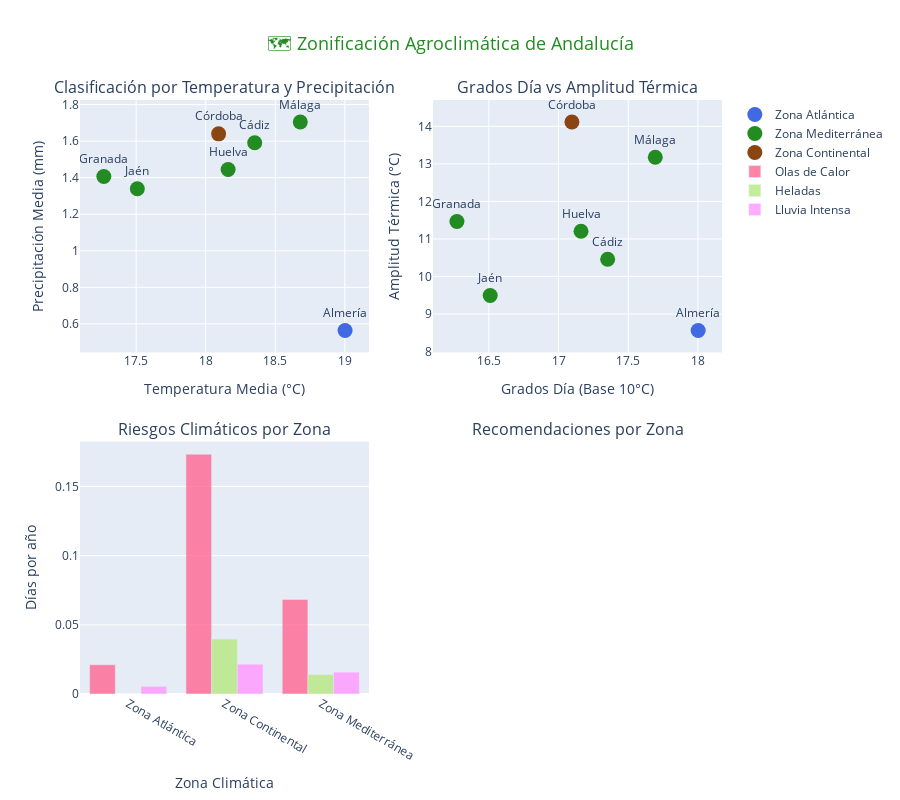

This figure's notebook cell:
### Markdown cell above
## 6. 🗺️ Zonificación Agroclimática de Andalucía

Clasificamos las zonas de Andalucía según su aptitud climática para diferentes tipos de agricultura.

### Code cell
### 6.1 Clasificación Agroclimática

print("🗺️ Realizando zonificación agroclimática de Andalucía...")

# Preparar datos para clustering
datos_clima_prov = andalucia_df.groupby('PROVINCIA').agg({
    'TEMP_MEDIA': 'mean',
    'TMAX': 'mean',
    'TMIN': 'mean',
    'PRCP': 'mean',
    'AMPLITUD_TERMICA': 'mean',
    'GDD_BASE10': 'mean',
    'EVENTO_OLA_CALOR': 'mean',
    'EVENTO_HELADA': 'mean',
    'EVENTO_LLUVIA_INTENSA': 'mean'
}).reset_index()

# Normalizar datos para clustering
scaler = StandardScaler()
features_clima = ['TEMP_MEDIA', 'PRCP', 'AMPLITUD_TERMICA', 'GDD_BASE10', 
                 'EVENTO_OLA_CALOR', 'EVENTO_HELADA']
datos_norm = scaler.fit_transform(datos_clima_prov[features_clima])

# Realizar clustering K-means
kmeans = KMeans(n_clusters=3, random_state=42)
datos_clima_prov['ZONA_CLIMATICA'] = kmeans.fit_predict(datos_norm)

# Definir nombres de zonas
zonas_nombres = {
    0: 'Zona Continental',
    1: 'Zona Mediterránea', 
    2: 'Zona Atlántica'
}

datos_clima_prov['ZONA_NOMBRE'] = datos_clima_prov['ZONA_CLIMATICA'].map(zonas_nombres)

# Crear visualización de zonificación
fig_zonas = make_subplots(
    rows=2, cols=2,
    subplot_titles=('Clasificación por Temperatura y Precipitación',
                   'Grados Día vs Amplitud Térmica',
                   'Riesgos Climáticos por Zona',
                   'Recomendaciones por Zona'),
    specs=[[{"type": "scatter"}, {"type": "scatter"}],
           [{"type": "bar"}, {"type": "table"}]],
    vertical_spacing=0.15,
    horizontal_spacing=0.1
)

# Colores por zona
colores_zonas = {
    'Zona Continental': '#8B4513',
    'Zona Mediterránea': '#228B22', 
    'Zona Atlántica': '#4169E1'
}

# 1. Temperatura vs Precipitación
for zona in datos_clima_prov['ZONA_NOMBRE'].unique():
    data_zona = datos_clima_prov[datos_clima_prov['ZONA_NOMBRE'] == zona]
    fig_zonas.add_trace(
        go.Scatter(x=data_zona['TEMP_MEDIA'], y=data_zona['PRCP'],
                  mode='markers+text',
                  marker=dict(size=15, color=colores_zonas[zona]),
                  text=data_zona['PROVINCIA'],
                  textposition="top center",
                  name=zona,
                  hovertemplate=f'{zona}<br>Provincia: %{{text}}<br>Temp: %{{x:.1f}}°C<br>Precipitación: %{{y:.1f}}mm<extra></extra>'),
        row=1, col=1
    )

# 2. GDD vs Amplitud Térmica
for zona in datos_clima_prov['ZONA_NOMBRE'].unique():
    data_zona = datos_clima_prov[datos_clima_prov['ZONA_NOMBRE'] == zona]
    fig_zonas.add_trace(
        go.Scatter(x=data_zona['GDD_BASE10'], y=data_zona['AMPLITUD_TERMICA'],
                  mode='markers+text',
                  marker=dict(size=15, color=colores_zonas[zona]),
                  text=data_zona['PROVINCIA'],
                  textposition="top center",
                  name=zona,
                  showlegend=False,
                  hovertemplate=f'{zona}<br>Provincia: %{{text}}<br>GDD: %{{x:.0f}}<br>Amplitud: %{{y:.1f}}°C<extra></extra>'),
        row=1, col=2
    )

# 3. Riesgos por zona
riesgos_zona = datos_clima_prov.groupby('ZONA_NOMBRE').agg({
    'EVENTO_OLA_CALOR': 'mean',
    'EVENTO_HELADA': 'mean',
    'EVENTO_LLUVIA_INTENSA': 'mean'
}).reset_index()

eventos = ['EVENTO_OLA_CALOR', 'EVENTO_HELADA', 'EVENTO_LLUVIA_INTENSA']
nombres_eventos = ['Olas de Calor', 'Heladas', 'Lluvia Intensa']

for i, evento in enumerate(eventos):
    fig_zonas.add_trace(
        go.Bar(x=riesgos_zona['ZONA_NOMBRE'], y=riesgos_zona[evento],
              name=nombres_eventos[i],
              opacity=0.8),
        row=2, col=1
    )

# 4. Tabla de recomendaciones (como texto)
recomendaciones = {
    'Zona Continental': 'Olivos, Almendros, Cereales de invierno',
    'Zona Mediterránea': 'Cítricos, Olivos, Hortalizas',
    'Zona Atlántica': 'Cereales, Girasol, Ganadería'
}

# Actualizar layout
fig_zonas.update_layout(
    title={
        'text': "🗺️ Zonificación Agroclimática de Andalucía",
        'x': 0.5,
        'font': {'size': 18, 'color': COLORS_ANDALUCIA['primary']}
    },
    height=800,
    showlegend=True
)

# Actualizar ejes
fig_zonas.update_xaxes(title_text="Temperatura Media (°C)", row=1, col=1)
fig_zonas.update_yaxes(title_text="Precipitación Media (mm)", row=1, col=1)
fig_zonas.update_xaxes(title_text="Grados Día (Base 10°C)", row=1, col=2)
fig_zonas.update_yaxes(title_text="Amplitud Térmica (°C)", row=1, col=2)
fig_zonas.update_xaxes(title_text="Zona Climática", row=2, col=1)
fig_zonas.update_yaxes(title_text="Días por año", row=2, col=1)

fig_zonas.show()

# Mostrar clasificación detallada
print("\n📋 Clasificación Agroclimática por Provincia:")
clasificacion_df = datos_clima_prov[['PROVINCIA', 'ZONA_NOMBRE', 'TEMP_MEDIA', 'PRCP', 
                                   'GDD_BASE10', 'EVENTO_OLA_CALOR', 'EVENTO_HELADA']].round(1)
clasificacion_df.columns = ['Provincia', 'Zona Climática', 'Temp Media (°C)', 
                           'Precipitación (mm)', 'GDD Base 10°C', 'Días Calor/año', 'Días Helada/año']
display(clasificacion_df)

# Recomendaciones por zona
print("\n🌱 Recomendaciones de Cultivos por Zona:")
for zona, cultivos in recomendaciones.items():
    provincias = datos_clima_prov[datos_clima_prov['ZONA_NOMBRE'] == zona]['PROVINCIA'].tolist()
    print(f"\n• {zona}:")
    print(f"  Provincias: {', '.join(provincias)}")
    print(f"  Cultivos recomendados: {cultivos}")
    
    # Características de la zona
    zona_data = datos_clima_prov[datos_clima_prov['ZONA_NOMBRE'] == zona]
    temp_media = zona_data['TEMP_MEDIA'].mean()
    prcp_media = zona_data['PRCP'].mean()
    riesgo_calor = zona_data['EVENTO_OLA_CALOR'].mean()
    riesgo_helada = zona_data['EVENTO_HELADA'].mean()
    
    print(f"  Características: Temp {temp_media:.1f}°C, Precipitación {prcp_media:.1f}mm")
    print(f"  Riesgos: {riesgo_calor:.0f} días calor/año, {riesgo_helada:.0f} días helada/año")

### Figure 1 — Plotly figure (JSON) as saved in the notebook; plotly's stock layout.template omitted (floating-point values rounded to 4 significant figures)
{"data": [{"hovertemplate": "Zona Atlántica<br>Provincia: %{text}<br>Temp: %{x:.1f}°C<br>Precipitación: %{y:.1f}mm<extra></extra>", "marker": {"color": "#4169E1", "size": 15}, "mode": "markers+text", "name": "Zona Atlántica", "text": ["Almería"], "textposition": "top center", "type": "scatter", "x": [19.0], "xaxis": "x", "y": [0.5639], "yaxis": "y"}, {"hovertemplate": "Zona Mediterránea<br>Provincia: %{text}<br>Temp: %{x:.1f}°C<br>Precipitación: %{y:.1f}mm<extra></extra>", "marker": {"color": "#228B22", "size": 15}, "mode": "markers+text", "name": "Zona Mediterránea", "text": ["Cádiz", "Granada", "Huelva", "Jaén", "Málaga"], "textposition": "top center", "type": "scatter", "x": [18.35, 17.27, 18.16, 17.51, 18.68], "xaxis": "x", "y": [1.591, 1.406, 1.445, 1.339, 1.705], "yaxis": "y"}, {"hovertemplate": "Zona Continental<br>Provincia: %{text}<br>Temp: %{x:.1f}°C<br>Precipitación: %{y:.1f}mm<extra></extra>", "marker": {"color": "#8B4513", "size": 15}, "mode": "markers+text", "name": "Zona Continental", "text": ["Córdoba"], "textposition": "top center", "type": "scatter", "x": [18.09], "xaxis": "x", "y": [1.64], "yaxis": "y"}, {"hovertemplate": "Zona Atlántica<br>Provincia: %{text}<br>GDD: %{x:.0f}<br>Amplitud: %{y:.1f}°C<extra></extra>", "marker": {"color": "#4169E1", "size": 15}, "mode": "markers+text", "name": "Zona Atlántica", "showlegend": false, "text": ["Almería"], "textposition": "top center", "type": "scatter", "x": [18.0], "xaxis": "x2", "y": [8.562], "yaxis": "y2"}, {"hovertemplate": "Zona Mediterránea<br>Provincia: %{text}<br>GDD: %{x:.0f}<br>Amplitud: %{y:.1f}°C<extra></extra>", "marker": {"color": "#228B22", "size": 15}, "mode": "markers+text", "name": "Zona Mediterránea", "showlegend": false, "text": ["Cádiz", "Granada", "Huelva", "Jaén", "Málaga"], "textposition": "top center", "type": "scatter", "x": [17.35, 16.27, 17.16, 16.51, 17.69], "xaxis": "x2", "y": [10.46, 11.47, 11.2, 9.494, 13.18], "yaxis": "y2"}, {"hovertemplate": "Zona Continental<br>Provincia: %{text}<br>GDD: %{x:.0f}<br>Amplitud: %{y:.1f}°C<extra></extra>", "marker": {"color": "#8B4513", "size": 15}, "mode": "markers+text", "name": "Zona Continental", "showlegend": false, "text": ["Córdoba"], "textposition": "top center", "type": "scatter", "x": [17.1], "xaxis": "x2", "y": [14.12], "yaxis": "y2"}, {"name": "Olas de Calor", "opacity": 0.8, "type": "bar", "x": ["Zona Atlántica", "Zona Continental", "Zona Mediterránea"], "xaxis": "x3", "y": [0.02113, 0.1733, 0.06834], "yaxis": "y3"}, {"name": "Heladas", "opacity": 0.8, "type": "bar", "x": ["Zona Atlántica", "Zona Continental", "Zona Mediterránea"], "xaxis": "x3", "y": [0.0, 0.0397, 0.01403], "yaxis": "y3"}, {"name": "Lluvia Intensa", "opacity": 0.8, "type": "bar", "x": ["Zona Atlántica", "Zona Continental", "Zona Mediterránea"], "xaxis": "x3", "y": [0.005568, 0.02154, 0.0158], "yaxis": "y3"}], "layout": {"annotations": [{"font": {"size": 16}, "showarrow": false, "text": "Clasificación por Temperatura y Precipitación", "x": 0.225, "xanchor": "center", "xref": "paper", "y": 1, "yanchor": "bottom", "yref": "paper"}, {"font": {"size": 16}, "showarrow": false, "text": "Grados Día vs Amplitud Térmica", "x": 0.775, "xanchor": "center", "xref": "paper", "y": 1, "yanchor": "bottom", "yref": "paper"}, {"font": {"size": 16}, "showarrow": false, "text": "Riesgos Climáticos por Zona", "x": 0.225, "xanchor": "center", "xref": "paper", "y": 0.425, "yanchor": "bottom", "yref": "paper"}, {"font": {"size": 16}, "showarrow": false, "text": "Recomendaciones por Zona", "x": 0.775, "xanchor": "center", "xref": "paper", "y": 0.425, "yanchor": "bottom", "yref": "paper"}], "height": 800, "showlegend": true, "title": {"font": {"color": "#228B22", "size": 18}, "text": "🗺️ Zonificación Agroclimática de Andalucía", "x": 0.5}, "xaxis": {"anchor": "y", "domain": [0, 0.45], "title": {"text": "Temperatura Media (°C)"}}, "xaxis2": {"anchor": "y2", "domain": [0.55, 1], "title": {"text": "Grados Día (Base 10°C)"}}, "xaxis3": {"anchor": "y3", "domain": [0, 0.45], "title": {"text": "Zona Climática"}}, "yaxis": {"anchor": "x", "domain": [0.575, 1], "title": {"text": "Precipitación Media (mm)"}}, "yaxis2": {"anchor": "x2", "domain": [0.575, 1], "title": {"text": "Amplitud Térmica (°C)"}}, "yaxis3": {"anchor": "x3", "domain": [0, 0.425], "title": {"text": "Días por año"}}}}
